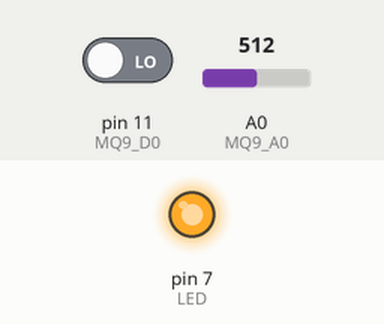
This sketch was run on a simulated Arduino Uno, built with avr-gcc and run on an emulated ATmega328P. Shown: output pins drawn as LEDs (lit = HIGH). Inputs (shaded band) come from the test bench; at power-on: pin 11 (MQ9_D0) LOW, A0 (MQ9_A0) = 512. What the sketch prints to the serial monitor is not drawn.

Above: at 0.1 s.
Timing chart, 0 to 1.6 s (numbered marks = the images above):
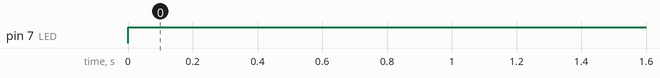

The sketch:

MQ9_gas_sensor.ino
```cpp
const int MQ9_A0 = A0;  // Analog pin for MQ-9 sensor
const int MQ9_D0 = 11;  // Digital pin for MQ-9
const int LED = 7;      // LED connected to pin 9

void setup() {
  Serial.begin(9600);
  pinMode(MQ9_D0, INPUT);
  pinMode(LED, OUTPUT);
}

void loop() {
  int gasValue = analogRead(MQ9_A0);      // Read analog gas level
  int gasDetected = digitalRead(MQ9_D0);  // Read digital gas status

  Serial.print("Gas Level: ");
  Serial.println(gasValue);
  Serial.println(gasDetected);
  if (gasDetected = 0) {  // If gas is detected
    Serial.println(" NO Gas Detected! Turning LED OFF.");
    digitalWrite(LED, LOW);
  } else {
    Serial.println("✅ Gas Detected. LED ON.");
    digitalWrite(LED, HIGH);
  }

  delay(1000);  // Wait 1 second
}
```

Measured:
- by itself, pin 7 (LED): LOW → HIGH at 0.00 s
